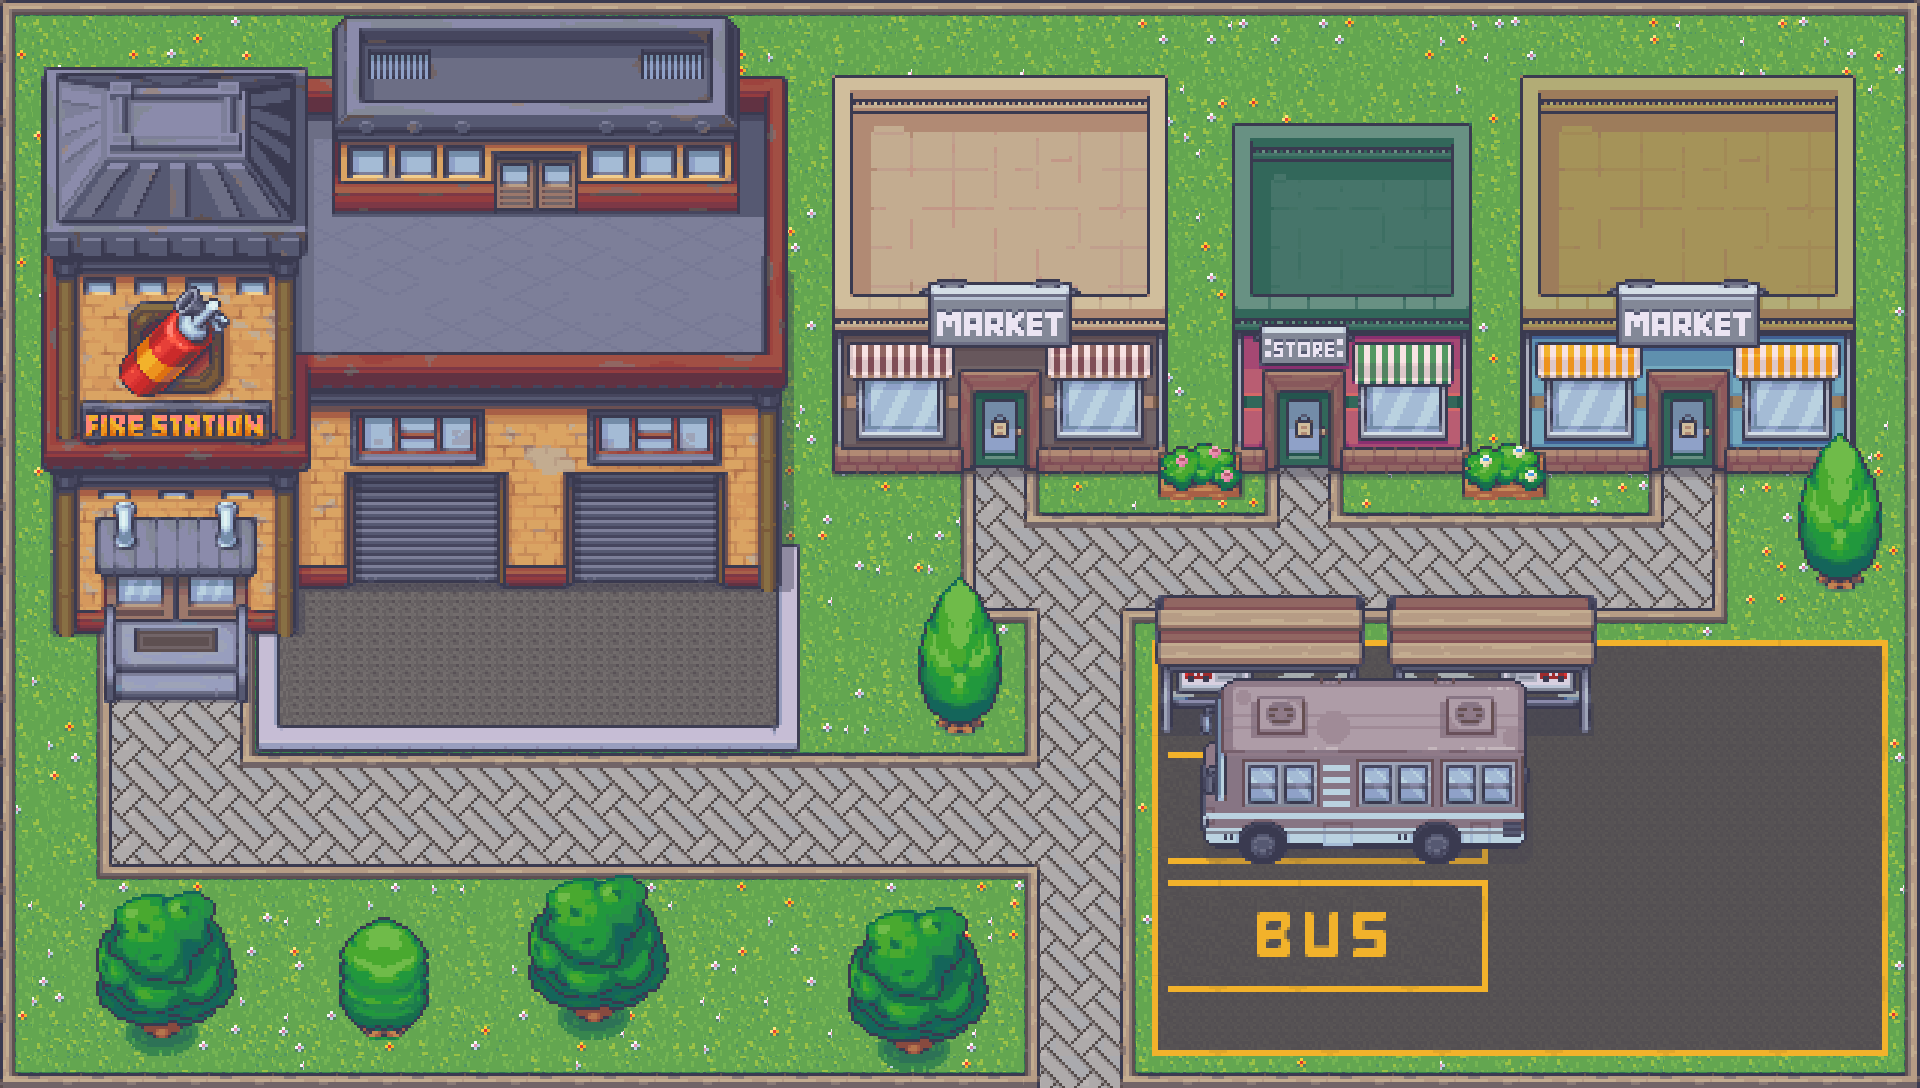

A 2D game scene composited from a Tiled map and its tileset images. What follows is a short description and the map's XML, with each tile layer's data collapsed to a summary:
An orthogonal 120x68 tile map with 16x16 px tiles, 8 tile layers (collisions, grass, flowers, firestation, ...), 7 tilesets.

<map version="1.10" tiledversion="1.10.2" orientation="orthogonal" renderorder="right-down" width="120" height="68" tilewidth="16" tileheight="16" infinite="0" nextlayerid="9" nextobjectid="1">
 <tileset firstgid="1" name="grass" tilewidth="16" tileheight="16" tilecount="1728" columns="48">
  <image source="A2_Floors_MV_TILESET.png" width="768" height="576" />
 </tileset>
 <tileset firstgid="1729" name="buildings" tilewidth="16" tileheight="16" tilecount="2304" columns="48">
  <image source="Tileset_12_MV.png" width="768" height="768" />
 </tileset>
 <tileset firstgid="4033" name="buildings2" tilewidth="16" tileheight="16" tilecount="2304" columns="48">
  <image source="Tileset_11_MV.png" width="768" height="768" />
 </tileset>
 <tileset firstgid="6337" name="bus" tilewidth="16" tileheight="16" tilecount="2304" columns="48">
  <image source="Tileset_Buses_1_MV.png" width="768" height="768" />
 </tileset>
 <tileset firstgid="8641" name="firestation" tilewidth="16" tileheight="16" tilecount="2304" columns="48">
  <image source="Tileset_79_MV.png" width="768" height="768" />
 </tileset>
 <tileset firstgid="10945" name="flowers" tilewidth="16" tileheight="16" tilecount="2304" columns="48">
  <image source="Tileset_1_MV.png" width="768" height="768" />
  <tile id="111">
   <properties>
    <property name="blocked" value="" />
   </properties>
  </tile>
  <tile id="836">
   <properties>
    <property name="transition" value="maps/map1/map1.tmx" />
   </properties>
  </tile>
 </tileset>
 <tileset firstgid="13249" name="tree" tilewidth="16" tileheight="16" tilecount="2304" columns="48">
  <image source="Tileset_17_MV.png" width="768" height="768" />
 </tileset>
 <layer id="3" name="collisions" width="120" height="68">
  <data>[8160 cells, 8160 non-empty, 3 distinct tile ids]</data>
 </layer>
 <layer id="2" name="grass" width="120" height="68">
  <data>[8160 cells, 8160 non-empty, 108 distinct tile ids]</data>
 </layer>
 <layer id="5" name="flowers" width="120" height="68">
  <data>[8160 cells, 7788 non-empty, 54 distinct tile ids]</data>
 </layer>
 <layer id="8" name="firestation" width="120" height="68">
  <data>[8160 cells, 372 non-empty, 16 distinct tile ids]</data>
 </layer>
 <layer id="1" name="paths" width="120" height="68">
  <data>[8160 cells, 2640 non-empty, 69 distinct tile ids]</data>
 </layer>
 <layer id="4" name="buildings" width="120" height="68">
  <data>[8160 cells, 3894 non-empty, 3575 distinct tile ids]</data>
 </layer>
 <layer id="7" name="background" width="120" height="68">
  <data>[8160 cells, 525 non-empty, 267 distinct tile ids]</data>
 </layer>
 <layer id="6" name="bus" width="120" height="68">
  <data>[8160 cells, 252 non-empty, 252 distinct tile ids]</data>
 </layer>
</map>
